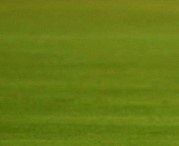
#> input picture 10_Image_Histograms/10_6_Histogram_Backprojection/messi_ground.jpg, 179 x 146 px
$ python histogram_backprojection.py
#> lines starting #> are read from the running program, lines starting #| are printed output that depends on the picture; after the words box and inside, x2 and y2 are one past the last pixel; in counts of white or black regions, pixels touching at a corner belong together
import cv2
import numpy as np
import matplotlib.pyplot as plt

#roi is the object or region of object we need to find
roi = cv2.imread('messi_ground.jpg')
#> roi is the input picture: shape (146, 179, 3); mean B, G, R 19.5, 123, 103.4
hsv = cv2.cvtColor(roi,cv2.COLOR_BGR2HSV)
#> hsv: shape (146, 179, 3); mean H, S, V 35.6, 214.9, 123

#target is the image we search in
target = cv2.imread('messi.jpg')
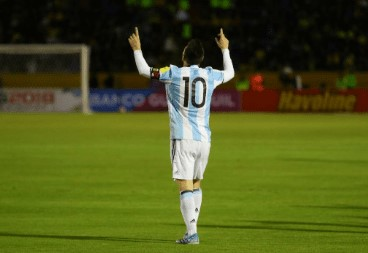
#> input picture 10_Image_Histograms/10_6_Histogram_Backprojection/messi.jpg, 368 x 253 px
#> target is the input picture: shape (253, 368, 3); mean B, G, R 28.6, 86.8, 78.7
hsvt = cv2.cvtColor(target,cv2.COLOR_BGR2HSV)
#> hsvt: shape (253, 368, 3); mean H, S, V 37.4, 181.7, 90.4

use_cv2_calcBackProject = True
if use_cv2_calcBackProject:
    # calculating object histogram
    M = cv2.calcHist([hsv],[0, 1], None, [180, 256], [0, 180, 0, 256] )
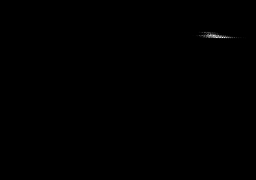
#> M: shape (180, 256) float32; min 0, max 592, mean 0.6; drawn with min black and max white

    # normalize histogram and apply backprojection
    cv2.normalize(M,M,0,255,cv2.NORM_MINMAX)
#> M: shape (180, 256) float32; 0.53% of pixels changed, all inside (x1, y1, x2, y2) = (190, 31, 249, 39)
    B = cv2.calcBackProject([hsvt],[0,1],M,[0,180,0,256],1)
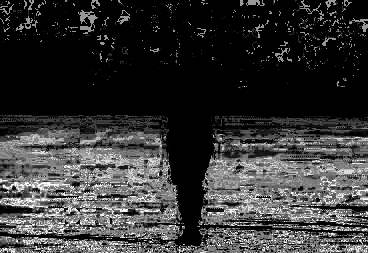
#> B: shape (253, 368); min 0, max 255, mean 54
else:
    # Find the histograms using calcHist.
    M = cv2.calcHist([hsv],[0, 1], None, [180, 256], [0, 180, 0, 256] )
    I = cv2.calcHist([hsvt],[0, 1], None, [180, 256], [0, 180, 0, 256] )
    R = M/I

    # Extract H and S channels from the target image
    h,s,v = cv2.split(hsvt)

    B = R[h.ravel(),s.ravel()]
    B = np.minimum(B,1)
    B = B.reshape(hsvt.shape[:2])

    # Display the histogram
    plt.subplot(2,2,1)
    plt.xlabel('Saturation')
    plt.ylabel('Hue')
    plt.imshow(M, interpolation = 'nearest')
    plt.subplot(2,2,2)
    plt.xlabel('Saturation')
    plt.ylabel('Hue')
    plt.imshow(I, interpolation = 'nearest')
    plt.subplot(2,2,3)
    plt.xlabel('Saturation')
    plt.ylabel('Hue')
    plt.imshow(R, interpolation = 'nearest')
    plt.subplot(2,2,4)
    plt.imshow(B, cmap ='gray')
    plt.show()


# apply a convolution with a circular disc
disc = cv2.getStructuringElement(cv2.MORPH_ELLIPSE,(5,5))
cv2.filter2D(B,-1,disc,B)
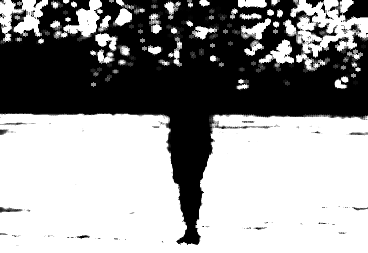
#> B: shape (253, 368); min 0, max 255, mean 149.9
B = np.uint8(B)
cv2.normalize(B,B,0,255,cv2.NORM_MINMAX)

# Use thresholding to segment out the region
ret,thresh = cv2.threshold(B,10,255,0)
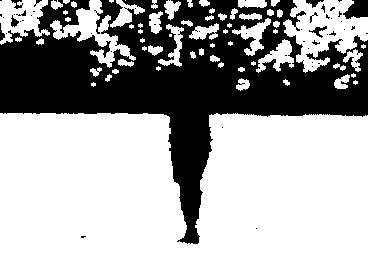
#> thresh: shape (253, 368); 63.2% white; 52 black regions (43 under 20 px), largest, box (x1, y1, x2, y2) and area: (0, 0, 368, 244) 33444, (343, 0, 368, 19) 341, (309, 26, 327, 38) 75

# Overlay images using bitwise_and
thresh = cv2.merge((thresh,thresh,thresh))
res = cv2.bitwise_and(target,thresh)
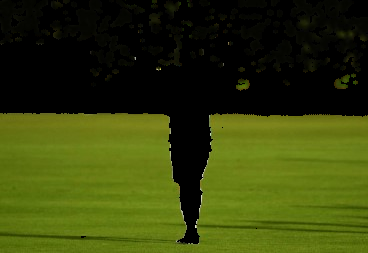
#> res: shape (253, 368, 3); mean B, G, R 10.2, 63.2, 53.1

# Display the output
cv2.imshow('a',res)
cv2.waitKey(0)
